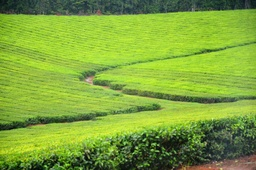
#> input picture Python/Project_A/images/green_land.jpg, 256 x 170 px, shrunk from 4928 x 3264 before the run
$ python image_channel.py
#> lines starting #> are read from the running program, lines starting #| are printed output that depends on the picture
### Python/Project_A/simpleimage.py
#!/usr/bin/env python3

"""
Stanford CS106AP SimpleImage

Written by Nick Parlante, Sonja Johnson-Yu, and Nick Bowman.
 -7/2019  version, has file reading, pix, foreach, hidden get/setpix

SimpleImage Features:
Create image:
  image = SimpleImage.blank(400, 200)   # create new image of size
  image = SimpleImage('foo.jpg')        # create from file

Access size
  image.width, image.height

Get pixel at x,y
  pix = image.get_pixel(x, y)
  # pix is RGB tuple like (100, 200, 0)

Set pixel at x,y
  image.set_pixel(x, y, pix)   # set data by tuple also

Get Pixel object at x,y
  pixel = image.get_pixel(x, y)
  pixel.red = 0
  pixel.blue = 255

Show image on screen
  image.show()

The main() function below demonstrates the above functions as a test.
"""

import sys
# If the following line fails, "Pillow" needs to be installed
from PIL import Image


def clamp(num):
    """
    Return a "clamped" version of the given num,
    converted to be an int limited to the range 0..255 for 1 byte.
    """
    num = int(num)
    if num < 0:
        return 0
    if num >= 256:
        return 255
    return num


class Pixel(object):
    """
    A pixel at an x,y in a SimpleImage.
    Supports set/get .red .green .blue
    and get .x .y
    """
    def __init__(self, image, x, y):
        self.image = image
        self._x = x
        self._y = y

    def __str__(self):
        return 'r:' + str(self.red) + ' g:' + str(self.green) + ' b:' + str(self.blue)

    # Pillow image stores each pixel color as a (red, green, blue) tuple.
    # So the functions below have to unpack/repack the tuple to change anything.

    @property
    def red(self):
        return self.image.px[self._x, self._y][0]

    @red.setter
    def red(self, value):
        rgb = self.image.px[self._x, self._y]
        self.image.px[self._x, self._y] = (clamp(value), rgb[1], rgb[2])

    @property
    def green(self):
        return self.image.px[self._x, self._y][1]

    @green.setter
    def green(self, value):
        rgb = self.image.px[self._x, self._y]
        self.image.px[self._x, self._y] = (rgb[0], clamp(value), rgb[2])

    @property
    def blue(self):
        return self.image.px[self._x, self._y][2]

    @blue.setter
    def blue(self, value):
        rgb = self.image.px[self._x, self._y]
        self.image.px[self._x, self._y] = (rgb[0], rgb[1], clamp(value))

    @property
    def x(self):
        return self._x

    @property
    def y(self):
        return self._y


# color tuples for background color names 'red' 'white' etc.
BACK_COLORS = {
    'white': (255, 255, 255),
    'black': (0, 0, 0),
    'red': (255, 0, 0),
    'green': (0, 255, 0),
    'blue': (0, 0, 255),
}


class SimpleImage(object):
    def __init__(self, filename, width=0, height=0, back_color=None):
        """
        Create a new image. This case works: SimpleImage('foo.jpg')
        To create a blank image use SimpleImage.blank(500, 300)
        The other parameters here are for internal/experimental use.
        """
        # Create pil_image either from file, or making blank
        if filename:
            self.pil_image = Image.open(filename).convert("RGB")
            if self.pil_image.mode != 'RGB':
                raise Exception('Image file is not RGB')
            self._filename = filename  # hold onto
        else:
            if not back_color:
                back_color = 'white'
            color_tuple = BACK_COLORS[back_color]
            if width == 0 or height == 0:
                raise Exception('Creating blank image requires width/height but got {} {}'
                                .format(width, height))
            self.pil_image = Image.new('RGB', (width, height), color_tuple)
        self.px = self.pil_image.load()
        size = self.pil_image.size
        self._width = size[0]
        self._height = size[1]
        self.curr_x = 0
        self.curr_y = 0

    def __iter__(self):
        return self

    def __next__(self):
        if self.curr_x < self.width and self.curr_y < self.height:
            x = self.curr_x
            y = self.curr_y
            self.increment_curr_counters()
            return Pixel(self, x, y)
        else:
            self.curr_x = 0
            self.curr_y = 0
            raise StopIteration()

    def increment_curr_counters(self):
        self.curr_x += 1
        if self.curr_x == self.width:
            self.curr_x = 0
            self.curr_y += 1

    # [9 lines left out: functions blank, file, not called in this run]

    @property
    def width(self):
        """Width of image in pixels."""
        return self._width

    @property
    def height(self):
        """Height of image in pixels."""
        return self._height

    # [25 lines left out: functions get_pixel, set_pixel, set_rgb, not called in this run]

    def _get_pix_(self, x, y):
        """Get pix RGB tuple (200, 100, 50) for the given x,y."""
        return self.px[x, y]

    def _set_pix_(self, x, y, pix):
        """Set the given pix RGB tuple into the image at the given x,y."""
        self.px[x, y] = pix

    def show(self):
        """Displays the image using an external utility."""
        self.pil_image.show()

    # [39 lines left out: functions make_as_big_as, main, not called in this run]


# [2 lines that do not run on import are left out]

### Python/Project_A/image_channel.py
from simpleimage import SimpleImage

def darker_channel(main_image):
    """ The darker image"""
    img = SimpleImage(main_image)
    for pixel in img:
        pixel.red = pixel.red // 2
        pixel.green = pixel.green // 2
        pixel.blue = pixel.blue // 2
    return img
def compute_luminosity(red, green, blue):
    return (0.299 * red) + (0.587 * green) + (0.114 * blue)
def gray_channel(main_image):
    """ The gray scaling image """
    image = SimpleImage(main_image)
    for pixel in image:
        luminosity = compute_luminosity(pixel.red, pixel.green, pixel.blue)
        pixel.red = luminosity
        pixel.green = luminosity
        pixel.blue = luminosity
    return image
def red_channel(main_image):
    img = SimpleImage(main_image)
    for pixel in img:
        pixel.blue = 0
        pixel.green = 0
    return img
def blue_channel(main_image):
    img = SimpleImage(main_image)
    for pixel in img:
        pixel.red = 0
        pixel.green = 0
    return img
def green_channel(main_image):
    img = SimpleImage(main_image)
    for pixel in img:
        pixel.red = 0
        pixel.blue = 0
    return img
def red_blue_channel(main_image):  # red_blue and blue_red change green
    img = SimpleImage(main_image)
    for pixel in img:
        pixel.green = 0
    return img
def red_green_channel(main_image): # red_green and green_red change blue
    img = SimpleImage(main_image)
    for pixel in img:
        pixel.blue = 0
    return img
def blue_green_channel(main_image): # blue_green and green_blue change red
    img = SimpleImage(main_image)
    for pixel in img:
        pixel.red = 0
    return img

def main():
    image = SimpleImage("images/green_land.jpg")
#> in __init__, self.pil_image is the input picture: PIL image 256x170 RGB; mean R, G, B 128.3, 165.5, 59.4
    image.show()
    # darker_channel image
    darker_image = darker_channel("images/green_land.jpg")
    darker_image.show()
    # gray_channel image
    gray_image = gray_channel("images/green_land.jpg")
    gray_image.show()
#> in show (call 3), `self.pil_image.show()`:
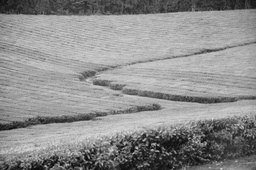
#> shown: PIL image 256x170 RGB; min 4, max 226, mean 141.8
    # red channel image
    red_image = red_channel("images/green_land.jpg")
    red_image.show()
#> in show (call 4), `self.pil_image.show()`:
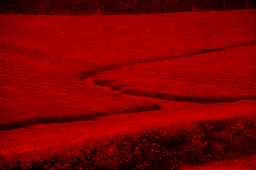
#> shown: PIL image 256x170 RGB; mean R, G, B 128.3, 0, 0
    # blue channel image
    blue_image = blue_channel("images/green_land.jpg")
    blue_image.show()
#> in show (call 5), `self.pil_image.show()`:
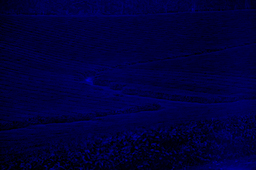
#> shown: PIL image 256x170 RGB; mean R, G, B 0, 0, 59.4
    # green channel image
    green_image = green_channel("images/green_land.jpg")
    green_image.show()
#> in show (call 6), `self.pil_image.show()`:
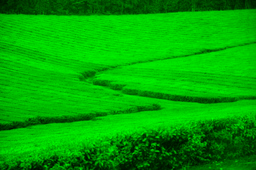
#> shown: PIL image 256x170 RGB; mean R, G, B 0, 165.5, 0
    # red_blue channel image
    red_blue_image = red_blue_channel("images/green_land.jpg")
    red_blue_image.show()
#> in show (call 7), `self.pil_image.show()`:
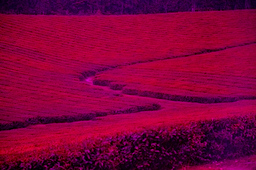
#> shown: PIL image 256x170 RGB; mean R, G, B 128.3, 0, 59.4
    # red_green channel image
    red_green_image = red_green_channel("images/green_land.jpg")
    red_green_image.show()
#> in show (call 8), `self.pil_image.show()`:
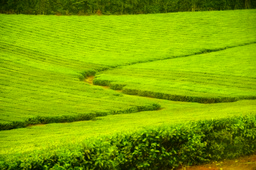
#> shown: PIL image 256x170 RGB; mean R, G, B 128.3, 165.5, 0
    # blue_green channel image
    blue_green_image = blue_green_channel("images/green_land.jpg")
    blue_green_image.show()
#> in show (call 9), `self.pil_image.show()`:
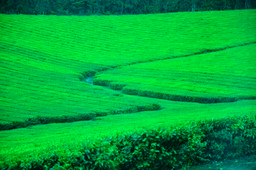
#> shown: PIL image 256x170 RGB; mean R, G, B 0, 165.5, 59.4

if __name__=='__main__':
    main()
